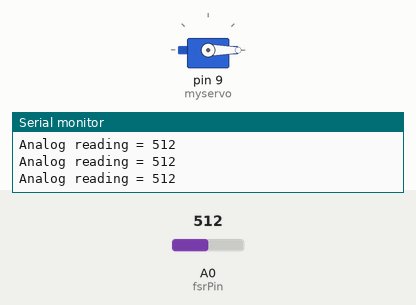
The sketch below on a simulated Arduino Uno, built with avr-gcc and run on an emulated ATmega328P. Parts: servo, the last lines printed to the serial monitor. Inputs (shaded band) come from the test bench; at power-on: A0 (fsrPin) = 512.

Above: at 1.2 s.
1.3 s: A0 (fsrPin) set to 318
2.8 s: A0 (fsrPin) set to 292
At 3.68 s:
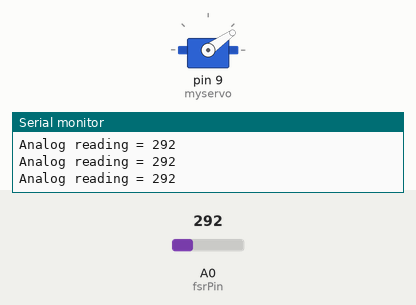
At 4.32 s:
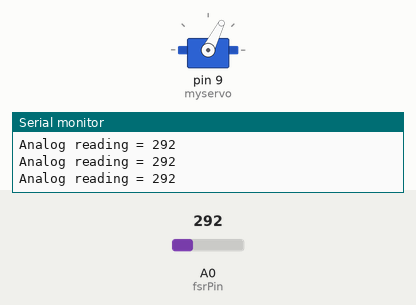
5.8 s: A0 (fsrPin) set to 0
At 6.23 s:
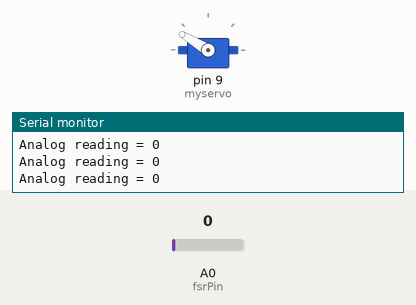
11.8 s: A0 (fsrPin) set to 319
Timing chart, 0 to 14.8 s (numbered marks = the images above; inputs shaded):
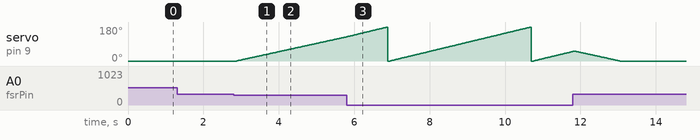

The sketch:

claw_safety.ino
```cpp
#include <Servo.h>

Servo myservo;  // create servo object to control a servo
// twelve servo objects can be created on most boards

int pos = 0;    // variable to store the servo position
int n = 180;
int i = 0;
int fsrPin = A0;     // the FSR and 10K pulldown are connected to a0
int fsrReading;     // the analog reading from the FSR resistor divider

void setup() {
  myservo.attach(9);  // attaches the servo on pin 9 to the servo object
  Serial.begin(9600);
}

void loop() {

  fsrReading = analogRead(fsrPin);  //analog reading
  Serial.print("Analog reading = ");
  Serial.println(fsrReading);     // the raw analog reading

  for (i = 0; i <= 180; i += 1) { // goes from 0 degrees to 180 degrees
    fsrReading = analogRead(fsrPin);  //analog reading
    Serial.print("Analog reading = ");
    Serial.println(fsrReading);     // the raw analog reading
    // in steps of 1 degree
    if(fsrReading > 309) { //309 is the preset value for too much force
      //once the sensor reads 309, it sets the position to the current value and jumps out of this loop
      n = i;
      i = 181;
    } else {
      pos = i;
      myservo.write(pos);              // tell servo to go to position in variable 'pos'
      delay(15);                       // waits 15ms for the servo to reach the position
    }
  }
  for (pos = n; pos >= 0; pos -= 1) { // goes from n (usually 180) degrees to 0 degrees
    fsrReading = analogRead(fsrPin);  //analog reading
    Serial.print("Analog reading = ");
    Serial.println(fsrReading);     // the raw analog reading
    myservo.write(pos);              // tell servo to go to position in variable 'pos'
    delay(15);                       // waits 15ms for the servo to reach the position
  }
}
```

Measured:
- the behaviour switches between 310 and 309 on A0 (fsrPin) (found by bisection; images 0 and 1)
- after the input at 2.8 s, servo on pin 9 (myservo): moves from 0° to 128° over 2.9 s, starting after 0.08 s
